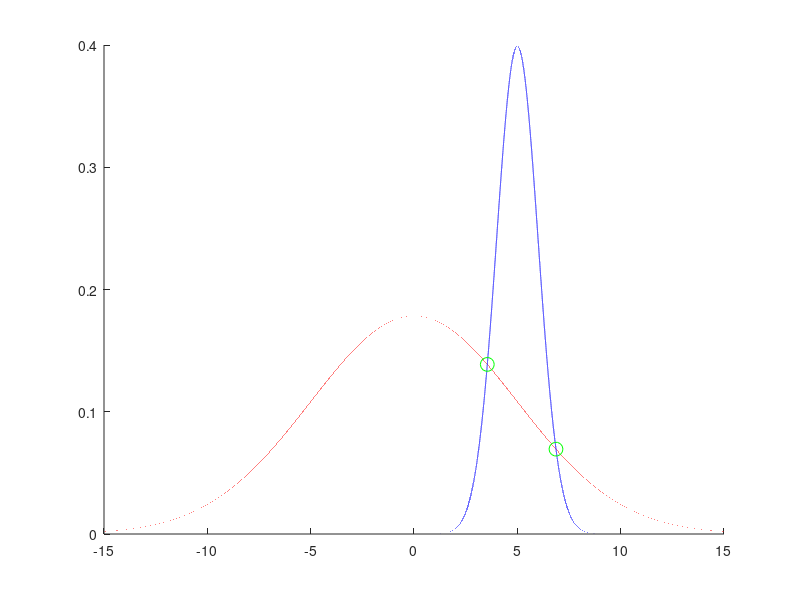
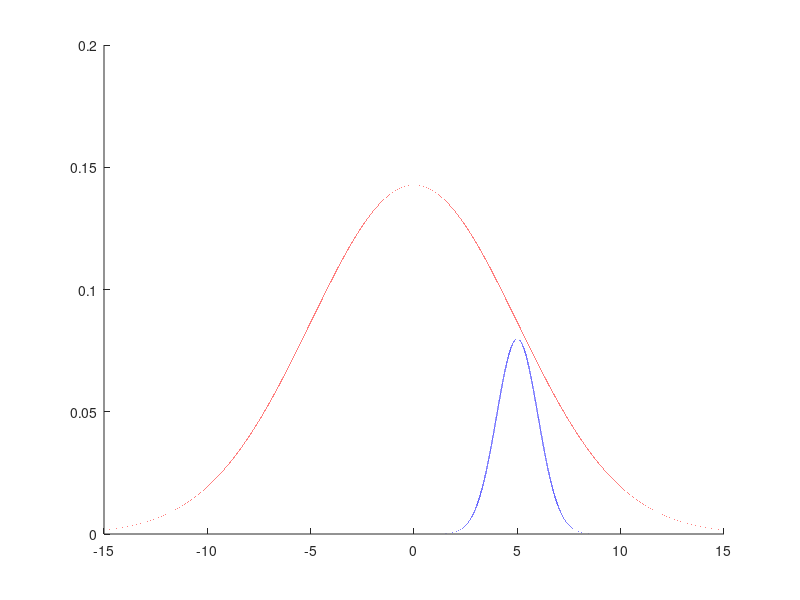
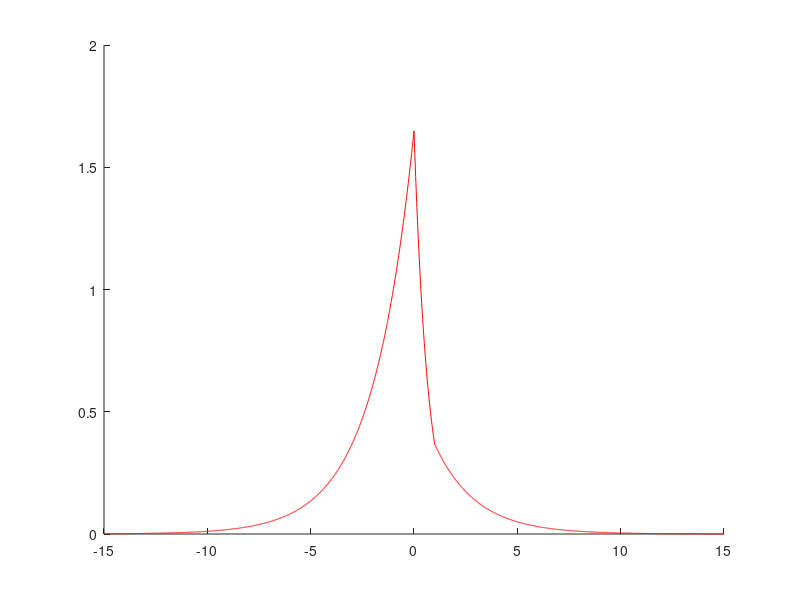

MATLAB code to generate these figures, in order: (Note: this script raises an error after producing the figures.)
clear all;close all;
%%
norm1 = @(x) (1/sqrt(10*pi)) * exp(-0.5*(x/5).^2);
norm2 = @(x) (1/sqrt(2*pi)) * exp(-0.5*((x-5)).^2);

figure(1);hold on;
xaxis = [-15:0.0001:15];
pxw1 = norm1(xaxis);
pxw2 = norm2(xaxis);
plot(xaxis,pxw1,'r');
plot(xaxis,pxw2,'b');
%hold off;
Prior1 = 0.5; Prior2 = 0.5;
%%
% MAP
if(norm1(3)*Prior1 > norm2(3)*Prior2)
    disp('class 1');
else
    disp('class 2');
end
%%
% ML
% Likelihood ratio
% P(x|w1)/p(x|w2) > P(w2)/P(w1)
likelihood = norm1(3)/norm2(3);
if(likelihood > Prior2/Prior1)
    disp('class 1');
else
    disp('class 2');
end

[row,column,v] = find(diff(sign(pxw1 - pxw2)));
xx = xaxis(column);
yy = pxw1(column);
plot(xx,yy,'go','MarkerSize',10);
hold off;
%%
Prior1 = 0.8; Prior2 = 0.2;
figure(2);hold on;
xaxis = [-15:0.0001:15];
pxw1 = norm1(xaxis);
pxw2 = norm2(xaxis);
plot(xaxis,pxw1*Prior1,'r');
plot(xaxis,pxw2*Prior2,'b');

% MAP
if(norm1(3)*Prior1 > norm2(3)*Prior2)
    disp('class 1');
else
    disp('class 2');
end

% ML
% Likelihood ratio
% P(x|w1)/p(x|w2) > P(w2)/P(w1)
likelihood = norm1(3)/norm2(3);
if(likelihood > Prior2/Prior1)
    disp('class 1');
else
    disp('class 2');
end

%%
a1 = 0; b1 =1; a2 =1 ; b2 = 2;
norm1 = @(x) exp(-abs(x-a1)/b1);
norm2 = @(x) exp(-abs(x-a2)/b2);

figure(3);hold on;
xaxis = [-15:0.01:15];
pxw1 = norm1(xaxis);
pxw2 = norm2(xaxis);
plot(xaxis,pxw1./pxw2,'r');
hold off;

%% Euclidean vs Mahalanobis Distance
clear all;
N = 50;
mu_1 = [1 1]; mu_2 = [4 4];
S1 = [ 0.475  -0.425; -0.425  0.475];
S2 = [1 0; 0 1];
data1 = mgd(N,2,mu_1',S1);

cmu1 = mean(data1')
cS1 = cov(data1')

Z1 = mvnpdf(data1',mu_1,S1);
inc = 0.1;
xrange = [-2 8]; yrange = [-2 8];
[xx,yy] = meshgrid(xrange(1):inc:xrange(2),yrange(1):inc:yrange(2));
zz1 = griddata(data1(1,:),data1(2,:),Z1, xx,yy);

data2 = mgd(N,2,mu_2',S2);

cmu2 = mean(data2')
cS2 = cov(data2')

Z2 = mvnpdf(data2',mu_2,S2);
zz2 = griddata(data2(1,:),data2(2,:),Z2, xx,yy);

figure(33);hold on;
surf(xx,yy,zz1);
surf(xx,yy,zz2);
hold off;
%% Decision Boundary with Euclidean Distance
image_size = size(xx);
xy = [xx(:) yy(:)];
numxypairs = length(xy);
dist = [];
data = cell(2,1);
means = cell(2,1);
data{1} = data1; data{2} = data2;
means{1} = cmu1; means{2} = cmu2;
for ii=1:length(data)
  disttemp = sqrt(sum((xy - repmat(means{ii},[numxypairs 1])).^2, 2));
  dist = [dist disttemp];
end

[m,idx] = min(dist,[],2);
decisionmap = reshape(idx, image_size);

figure(34);hold on;
imagesc(xrange,yrange,decisionmap);
set(gca,'ydir','normal');
cmap = [139/255 0 0; 0 0 128/255];
colormap(cmap);

plot(data1(1,:),data1(2,:),'b.');
plot(data2(1,:),data2(2,:),'r.');
axis([xrange yrange]);
title('Decision Boundary with Euclidean Distance');
hold off;

%% Decision Boundary with Mahalanobis Distance
image_size = size(xx);
xy = [xx(:) yy(:)];
numxypairs = length(xy);
dist = [];
data = cell(2,1); means = cell(2,1); covariances = cell(2,1);
data{1} = data1; data{2} = data2;
means{1} = cmu1; means{2} = cmu2;
covariances{1} = inv(cS1); covariances{2} = inv(cS2);
for ii=1:length(data)
  difference = (xy - repmat(means{ii},[numxypairs 1]));
  disttemp = sqrt(difference * covariances{ii} * difference');
  dist = [dist disttemp];
end

[m,idx] = min(dist,[],2);
decisionmap = reshape(idx, image_size);

figure(35);hold on;
imagesc(xrange,yrange,decisionmap);
set(gca,'ydir','normal');
cmap = [139/255 0 0; 0 0 128/255];
colormap(cmap);

plot(data1(1,:),data1(2,:),'b.');
plot(data2(1,:),data2(2,:),'r.');
axis([xrange yrange]);
title('Decision Boundary with Mahalanobis Distance');
hold off;

%% Naive Bayes Segmentation
training_img = imread('training.tif');
training_vessel = imread('training_vessels.gif');
maskfov = imread('training_mask.gif');

[imgEq,imgLabA,imgLabB,imgG,bkgr,copyimgEq] = preprocessImg(training_img);

Feature_1_p = double(imgEq( training_vessel == 255));%( maskfov == 255 &  training_vessel == 255));
Feature_2_p = double(imgLabA( training_vessel == 255));% .* double(maskfov) .* double(training_vessel);
Feature_3_p = double(imgLabB( training_vessel == 255));% .* double(maskfov) .* double(training_vessel);
Feature_1_n = double(imgEq( maskfov == 255));%( maskfov == 255 &  training_vessel == 255));
Feature_2_n = double(imgLabA( maskfov == 255));% .* double(maskfov) .* double(training_vessel);
Feature_3_n = double(imgLabB( maskfov == 255));% .* double(maskfov) .* double(training_vessel);

figure(11);hold on;
subplot(2,4,1); imshow(training_img);
subplot(2,4,2); imshow(imgEq);
subplot(2,4,6); imhist(imgEq);
subplot(2,4,3); imagesc(imgLabA);
subplot(2,4,7); imhist(imgLabA);
subplot(2,4,4); imagesc(imgLabB);
subplot(2,4,8); imhist(imgLabB);

hold off;
%% Training
%positive = find(Feature_1(training_vessel == 255));
%negative = find(Feature_1(maskfov == 255));

% Training_Feat1 = training_img(:,:,1);
% Training_Feat2 = training_img(:,:,2);
% Training_Feat3 = training_img(:,:,3);
Training_Data = [Feature_1_p Feature_2_p Feature_3_p; Feature_1_n Feature_2_n Feature_3_n];
Training_Data = double(Training_Data);

%Classes(positive) = 1;
%Classes(negative) = 0;
Classes = [ ones(length(Feature_1_p),1); zeros(length(Feature_1_n),1) ];

% total_count = size(Feature_1,1)*size(Feature_1,2);
% P_positive = length(positive)/total_count;
% P_negative = length(negative)/total_count;

NB = NaiveBayes.fit(Training_Data, Classes);

%% Testing
test_img = imread('test.tif');
test_mask = imread('test_mask.gif');
% Test_Feat1 = test_img(:,:,1);
% Test_Feat2 = test_img(:,:,2);
% Test_Feat3 = test_img(:,:,3);
imgSeg = zeros(size(test_img));
maskimg = find(test_mask == 255);
[imgEq,imgLabA,imgLabB,imgG,bkgr,copyimgEq] = preprocessImg(test_img);
Test_Feat1 = double(imgEq( test_mask == 255)); % .* double(test_mask);
Test_Feat2 = double(imgLabA( test_mask == 255)); % .* double(test_mask);
Test_Feat3 = double(imgLabB( test_mask == 255));% .* double(test_mask);
Test_Data = [Test_Feat1(:) Test_Feat2(:) Test_Feat3(:)];
Test_Data = double(Test_Data);
Test_Classes = NB.predict(Test_Data);

segId = maskimg(Test_Classes == 1); % mark the data indentified as the blood vessels as 1
imgSeg(segId) = 255; % set those pixel to red
figure;imshow(test_img);
figure;imshow(imgSeg);

% Test_Result = reshape(Test_Classes,size(test_mask));
% figure(12);hold on;
% imshow(Test_Result); title('Classified Test Results');
% hold off;
%%










